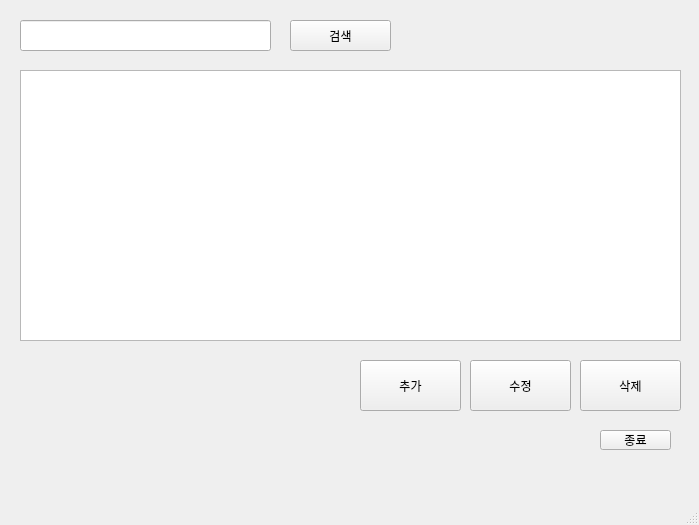
<?xml version="1.0" encoding="UTF-8"?>
<ui version="4.0">
 <class>MainWindow</class>
 <widget class="QMainWindow" name="MainWindow">
  <property name="geometry">
   <rect>
    <x>0</x>
    <y>0</y>
    <width>699</width>
    <height>525</height>
   </rect>
  </property>
  <property name="windowTitle">
   <string>MainWindow</string>
  </property>
  <widget class="QWidget" name="centralwidget">
   <widget class="QPushButton" name="btn_add">
    <property name="geometry">
     <rect>
      <x>360</x>
      <y>360</y>
      <width>101</width>
      <height>51</height>
     </rect>
    </property>
    <property name="text">
     <string>추가</string>
    </property>
   </widget>
   <widget class="QPushButton" name="btn_edit">
    <property name="geometry">
     <rect>
      <x>470</x>
      <y>360</y>
      <width>101</width>
      <height>51</height>
     </rect>
    </property>
    <property name="text">
     <string>수정</string>
    </property>
   </widget>
   <widget class="QPushButton" name="btn_del">
    <property name="geometry">
     <rect>
      <x>580</x>
      <y>360</y>
      <width>101</width>
      <height>51</height>
     </rect>
    </property>
    <property name="text">
     <string>삭제</string>
    </property>
   </widget>
   <widget class="QPushButton" name="btn_search">
    <property name="geometry">
     <rect>
      <x>290</x>
      <y>20</y>
      <width>101</width>
      <height>31</height>
     </rect>
    </property>
    <property name="text">
     <string>검색</string>
    </property>
   </widget>
   <widget class="QLineEdit" name="le_search">
    <property name="geometry">
     <rect>
      <x>20</x>
      <y>20</y>
      <width>251</width>
      <height>31</height>
     </rect>
    </property>
   </widget>
   <widget class="QTableWidget" name="tble_members">
    <property name="geometry">
     <rect>
      <x>20</x>
      <y>70</y>
      <width>661</width>
      <height>271</height>
     </rect>
    </property>
   </widget>
   <widget class="QPushButton" name="btn_exit">
    <property name="geometry">
     <rect>
      <x>600</x>
      <y>430</y>
      <width>71</width>
      <height>20</height>
     </rect>
    </property>
    <property name="text">
     <string>종료</string>
    </property>
   </widget>
  </widget>
  <widget class="QMenuBar" name="menubar">
   <property name="geometry">
    <rect>
     <x>0</x>
     <y>0</y>
     <width>699</width>
     <height>28</height>
    </rect>
   </property>
  </widget>
  <widget class="QStatusBar" name="statusbar"/>
 </widget>
 <resources/>
 <connections/>
</ui>
